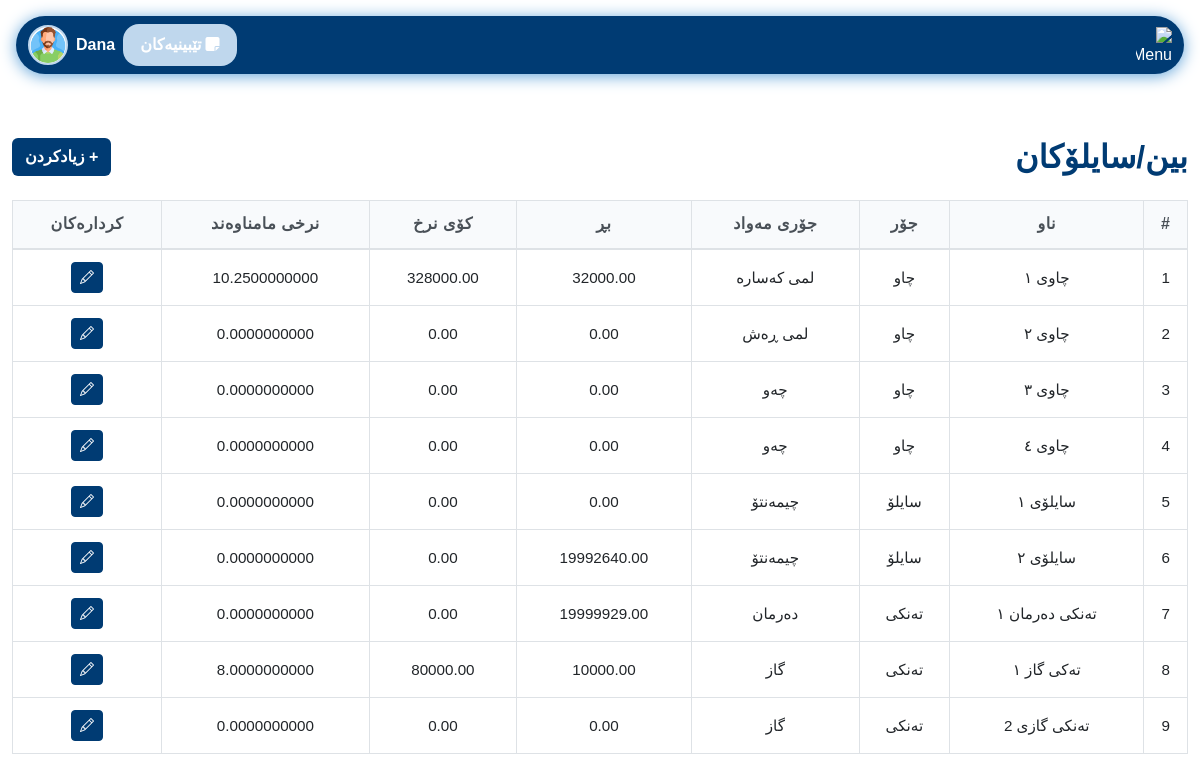
The app's page /pages/bins_silos.php (signed in) with its own data.
### tables this page shows
CREATE TABLE `bins_silos` (
  `id` int(11) NOT NULL,
  `name` varchar(50) DEFAULT NULL,
  `type` enum('چاو','سایلۆ','تەنکی','عەمبار') DEFAULT NULL,
  `material_type` varchar(50) DEFAULT NULL,
  `amount` decimal(10,2) DEFAULT 0.00,
  `total_value` decimal(12,2) DEFAULT 0.00,
  `average_price` decimal(15,10) DEFAULT NULL
);

### config/permissions.php (called while the page is built, shortened)
<?php
function hasPermission($perm) {
    global $pdo;
    $role = $_SESSION['role'];
    if ($role === 'admin') return true;
    $stmt = $pdo->prepare('SELECT COUNT(*) FROM role_permissions rp JOIN permissions p ON rp.permission_id = p.id WHERE rp.role = ? AND p.name = ?');
    $stmt->execute([$role, $perm]);
    $result = $stmt->fetchColumn();
    return $result > 0;
}

### pages/bins_silos.php (the view, shortened to what this page needs)
<?php
require_once '../config/db_conected.php';
require_once '../config/permissions.php';
$bins = $pdo->query("SELECT * FROM bins_silos")->fetchAll(PDO::FETCH_ASSOC);
?>
<!DOCTYPE html>
<html lang="ku">
<head>
    <link href="https://cdn.jsdelivr.net/npm/bootstrap@5.3.0/dist/css/bootstrap.rtl.min.css" rel="stylesheet">
    <link href="../assets/css/login.css" rel="stylesheet">
    <link href="../assets/css/variables.css" rel="stylesheet">
    <link href="../assets/css/nav.css" rel="stylesheet">
    <link href="../assets/css/comon/table.css" rel="stylesheet">
    <link href="../assets/css/comon/style.css" rel="stylesheet">
    <link href="../assets/css/comon/select2_design.css" rel="stylesheet">
    <link rel="stylesheet" href="https://cdn.jsdelivr.net/npm/select2-bootstrap-5-theme@1.3.0/dist/select2-bootstrap-5-theme.rtl.min.css" />
    <link rel="stylesheet" href="https://cdnjs.cloudflare.com/ajax/libs/font-awesome/6.4.2/css/all.min.css">
</head>
<body dir="rtl">
<?php include '../includes/navbar.php'; ?>
<div class="container-fluid py-5">
    <div class="d-flex justify-content-between align-items-center mb-4">
        <h2 class="mb-0" style="color: var(--seafoam-green); font-weight: bold;">بین/سایلۆکان</h2>
        <?php if (hasPermission('add_material')): ?>
        <button class="btn" data-bs-toggle="modal" data-bs-target="#addBinModal" style="background: var(--seafoam-green); color:white; font-weight: bold;">+ زیادکردن</button>
        <?php endif; ?>
    </div>
    <div class="table-responsive">
        <table class="table table-bordered table-hover align-middle text-center" id="binsTable">
            <thead style="background: var(--kelly-green); color: var(--seafoam-green);">
                <tr>
                    <th>#</th>
                    <th>ناو</th>
                    <th>جۆر</th>
                    <th>جۆری مەواد</th>
                    <th>بڕ</th>
                    <th>کۆی نرخ</th>
                    <th>نرخی مامناوەند</th>
                    <th>کردارەکان</th>
                </tr>
            </thead>
            <tbody>
                <?php if (count($bins) === 0): ?>
                <tr>
                    <td colspan="8">هیچ داتایەک نییە</td>
                </tr>
                <?php else: ?>
                    <?php foreach ($bins as $i => $bin): ?>
                    <tr>
                        <td><?= $i+1 ?></td>
                        <td><?= htmlspecialchars($bin['name']) ?></td>
                        <td><?= htmlspecialchars($bin['type']) ?></td>
                        <td><?= htmlspecialchars($bin['material_type']) ?></td>
                        <td><?= htmlspecialchars($bin['amount']) ?></td>
                        <td><?= htmlspecialchars($bin['total_value']) ?></td>
                        <td><?= htmlspecialchars($bin['average_price']) ?></td>
                        <td>
                            <?php if (hasPermission('edit_material')): ?>
                            <button class="btn btn-sm btn-primary edit-btn" data-id="<?= $bin['id'] ?>" data-name="<?= htmlspecialchars($bin['name']) ?>" data-type="<?= htmlspecialchars($bin['type']) ?>" data-material_type="<?= htmlspecialchars($bin['material_type']) ?>" data-amount="<?= htmlspecialchars($bin['amount']) ?>" data-total_value="<?= htmlspecialchars($bin['total_value']) ?>" data-average_price="<?= htmlspecialchars($bin['average_price']) ?>" aria-label="نوێکردنەوە"><i class="bi bi-pencil"></i></button>
                            <?php endif; ?>
                        </td>
                    </tr>
                    <?php endforeach; ?>
                <?php endif; ?>
            </tbody>
        </table>
    </div>
</div>
</body>
</html>

### includes/navbar.php (shortened to what this page needs)
<?php require_once '../config/permissions.php'; ?>
<link href="../assets/css/variables.css" rel="stylesheet">
<link rel="stylesheet" href="https://cdn.jsdelivr.net/npm/bootstrap-icons@1.13.1/font/bootstrap-icons.min.css">
<link rel="stylesheet" href="https://cdnjs.cloudflare.com/ajax/libs/font-awesome/6.4.2/css/all.min.css">
<link href="../assets/css/nav.css" rel="stylesheet">
<link href="../assets/css/sidebar.css" rel="stylesheet">
<nav class="navbar navbar-expand-lg sticky-top" style="background: var(--seafoam-green); border-radius: 2rem; box-shadow: 0 2px 16px 0 var(--spearmint, #94c973); margin: 1rem;">
  <div class="container-fluid d-flex align-items-center justify-content-between">
    <div class="d-flex align-items-center gap-3">
      <img src="../assets/images/menu.svg" alt="Menu" style="height: 36px; width: 36px; color: white;" />
    </div>
    <div class="flex-grow-1 d-flex justify-content-end align-items-center gap-2 position-relative" id="userDropdownContainer">
      <?php if (hasPermission('view_notes')): ?>
        <a href="../pages/notes.php" class="btn position-relative" style="background: var(--kelly-green); color:white; font-weight: bold; border-radius: 1rem; padding: 0.5rem 1rem;">
          <i class="fas fa-sticky-note me-1"></i>تێبینیەکان
        </a>
      <?php endif; ?>
      <span style="color: #fff; font-weight: bold; font-size: 1rem; cursor: pointer;" id="userDropdownToggle">
            <?php echo $_SESSION['username'] ?? 'User'; ?>
          </span>
      <img src="../assets/images/user.png" alt="User" style="width: 40px; height: 40px; border-radius: 50%; object-fit: cover; background: #fff; border: 2px solid var(--kelly-green); cursor: pointer;" id="userDropdownImg" />
    </div>
  </div>
</nav>

### assets/css/login.css (style rules this page uses)
body, input, button, label, h1, h2, h3, h4, h5, h6 { font-family: 'Rabar_021', sans-serif !important; }

### assets/css/variables.css (style rules this page uses)
:root { --lime-green: #0074b7; --kelly-green: #bfd7ed; --seafoam-green: #003b73; --spearmint: #60a3d9; }
.btn-primary { background-color: var(--seafoam-green) !important; border-color: var(--seafoam-green) !important; }

### assets/css/comon/table.css (style rules this page uses)
:root { --primary-blue: #3b82f6; --secondary-purple: #8b5cf6; --accent-orange: #f59e0b; --neutral-gray: #6b7280; --light-gray: #f8fafc; --ultra-light-gray: #f1f5f9; --white: #ffffff; --dark-text: #1e293b; --light-text: #64748b; --border-color: #e2e8f0; --shadow-light: rgba(15, 23, 42, 0.08); --shadow-medium: rgba(15, 23, 42, 0.12); --shadow-dark: rgba(15, 23, 42, 0.20); --border-radius: 12px; --border-radius-sm: 8px; --transition: all 0.2s cubic-bezier(0.4, 0, 0.2, 1); }
.table { width: 100%; border-collapse: collapse; font-family: 'Rabar_021', sans-serif; font-size: 0.95rem; line-height: 1.4; background: var(--white); }
.table thead { background: var(--light-gray); position: sticky; top: 0; z-index: 10; }
.table thead th { background-color: var(--light-gray); border-bottom: 2px solid #dee2e6; font-weight: 600; color: #495057; padding: 12px 8px; text-align: center; vertical-align: middle; font-size: 1rem; letter-spacing: 0.5px; position: relative; }
.table tbody tr { transition: var(--transition); border-bottom: 1px solid #dee2e6; }
.table tbody td { padding: 12px 8px; vertical-align: middle; border-bottom: 1px solid #dee2e6; }
.table td, .table th { padding: 12px 8px; text-align: center; vertical-align: middle; word-wrap: break-word; white-space: nowrap; overflow: hidden; text-overflow: ellipsis; }
.table-responsive { overflow-x: auto; -webkit-overflow-scrolling: touch; scrollbar-width: thin; scrollbar-color: var(--primary-green) var(--ultra-light-green); }

### assets/css/comon/style.css (style rules this page uses)
html { scrollbar-color: #003b73 #f1f1f1; scrollbar-width: thin; }

### records on screen
bins_silos: name "چاوی ١", type "چاو", material_type "لمی کەسارە", amount "32000.00", total_value "328000.00", average_price "10.2500000000"
bins_silos: name "چاوی ٢", type "چاو", material_type "لمی ڕەش", amount "0.00", total_value "0.00", average_price "0.0000000000"
bins_silos: name "چاوی ٣", type "چاو", material_type "چەو", amount "0.00", total_value "0.00", average_price "0.0000000000"
bins_silos: name "چاوی ٤", type "چاو", material_type "چەو", amount "0.00", total_value "0.00", average_price "0.0000000000"
bins_silos: name "سایلۆی ١", type "سایلۆ", material_type "چیمەنتۆ", amount "0.00", total_value "0.00", average_price "0.0000000000"
bins_silos: name "سایلۆی ٢", type "سایلۆ", material_type "چیمەنتۆ", amount "19992640.00", total_value "0.00", average_price "0.0000000000"
bins_silos: name "تەنکی دەرمان ١", type "تەنکی", material_type "دەرمان", amount "19999929.00", total_value "0.00", average_price "0.0000000000"
bins_silos: name "تەکی گاز ١", type "تەنکی", material_type "گاز", amount "10000.00", total_value "80000.00", average_price "8.0000000000"
bins_silos: name "تەنکی گازی 2", type "تەنکی", material_type "گاز", amount "0.00", total_value "0.00", average_price "0.0000000000"

### other values on screen
$_SESSION['username'] "Dana"
